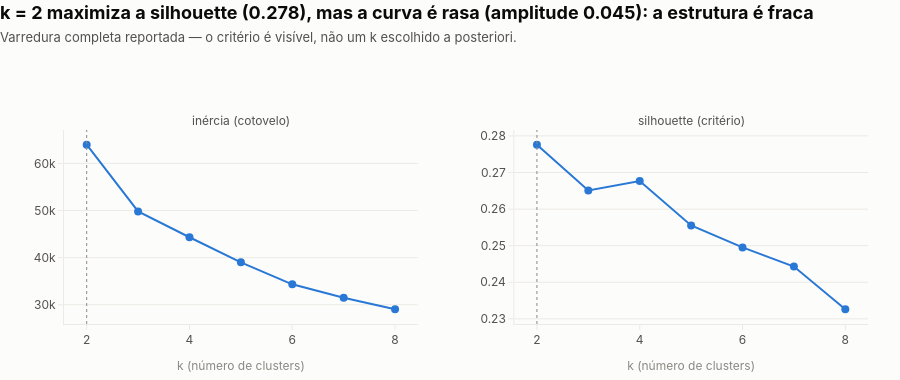

Source (notebook cell):
### Code cell
# Inércia e silhouette lado a lado — nunca em dois eixos y (grandezas sem unidade comum).
melhor_sil = scan.loc[scan["silhouette"].idxmax(), "silhouette"]
faixa_sil = scan["silhouette"].max() - scan["silhouette"].min()
viz.faceted(
    [
        {"title": "inércia (cotovelo)", "x": scan["k"], "y": scan["inercia"]},
        {"title": "silhouette (critério)", "x": scan["k"], "y": scan["silhouette"]},
    ],
    kind="line", vline=k, xlabel="k (número de clusters)", row_height=380,
    title=f"k = {k} maximiza a silhouette ({melhor_sil:.3f}), mas a curva é rasa (amplitude {faixa_sil:.3f}): a estrutura é fraca",
    subtitle="Varredura completa reportada — o critério é visível, não um k escolhido a posteriori.",
)

### Figure 1 — Plotly figure (JSON) as saved in the notebook; plotly's stock layout.template omitted (floating-point values rounded to 4 significant figures)
{"data": [{"hovertemplate": "%{x}<br>%{y:.4g}<extra></extra>", "line": {"color": "#2a78d6", "width": 2}, "marker": {"color": "#2a78d6", "size": 8}, "mode": "lines+markers", "type": "scatter", "x": [2, 3, 4, 5, 6, 7, 8], "xaxis": "x", "y": [63960.0, 49800.0, 44330.0, 39010.0, 34340.0, 31500.0, 29040.0], "yaxis": "y"}, {"hovertemplate": "%{x}<br>%{y:.4g}<extra></extra>", "line": {"color": "#2a78d6", "width": 2}, "marker": {"color": "#2a78d6", "size": 8}, "mode": "lines+markers", "type": "scatter", "x": [2, 3, 4, 5, 6, 7, 8], "xaxis": "x2", "y": [0.2776, 0.2651, 0.2677, 0.2555, 0.2495, 0.2443, 0.2326], "yaxis": "y2"}], "layout": {"annotations": [{"font": {"color": "#52514e", "size": 12}, "showarrow": false, "text": "inércia (cotovelo)", "x": 0.22, "xanchor": "center", "xref": "paper", "y": 1.0, "yanchor": "bottom", "yref": "paper"}, {"font": {"color": "#52514e", "size": 12}, "showarrow": false, "text": "silhouette (critério)", "x": 0.78, "xanchor": "center", "xref": "paper", "y": 1.0, "yanchor": "bottom", "yref": "paper"}], "height": 380, "margin": {"b": 56, "l": 64, "r": 32, "t": 130}, "shapes": [{"line": {"color": "#8a8983", "dash": "dot", "width": 1}, "type": "line", "x0": 2, "x1": 2, "xref": "x", "y0": 0, "y1": 1, "yref": "y domain"}, {"line": {"color": "#8a8983", "dash": "dot", "width": 1}, "type": "line", "x0": 2, "x1": 2, "xref": "x2", "y0": 0, "y1": 1, "yref": "y2 domain"}], "showlegend": false, "title": {"text": "<b>k = 2 maximiza a silhouette (0.278), mas a curva é rasa (amplitude 0.045): a estrutura é fraca</b><br><span style='font-size:13px;color:#52514e'>Varredura completa reportada — o critério é visível, não um k escolhido a posteriori.</span>"}, "xaxis": {"anchor": "y", "domain": [0.0, 0.44], "title": {"text": "k (número de clusters)"}}, "xaxis2": {"anchor": "y2", "domain": [0.56, 1.0], "title": {"text": "k (número de clusters)"}}, "yaxis": {"anchor": "x", "domain": [0.0, 1.0]}, "yaxis2": {"anchor": "x2", "domain": [0.0, 1.0]}}}
